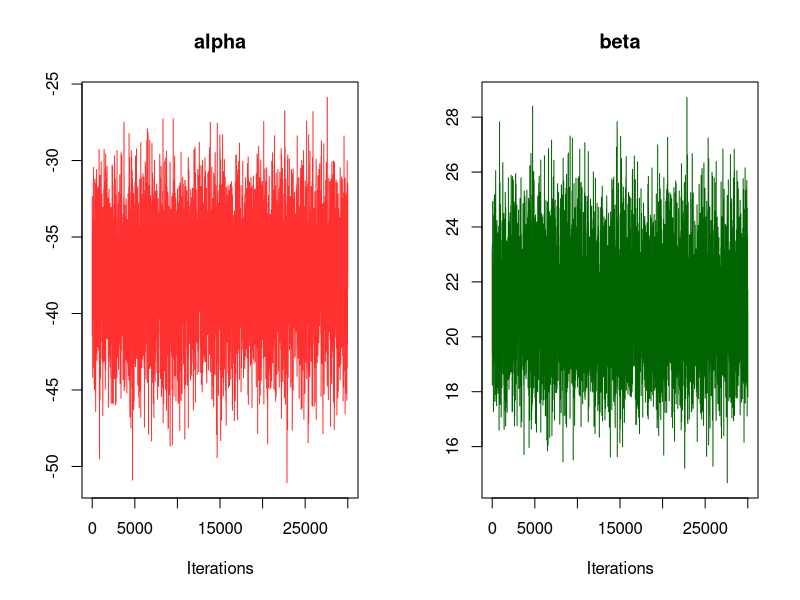
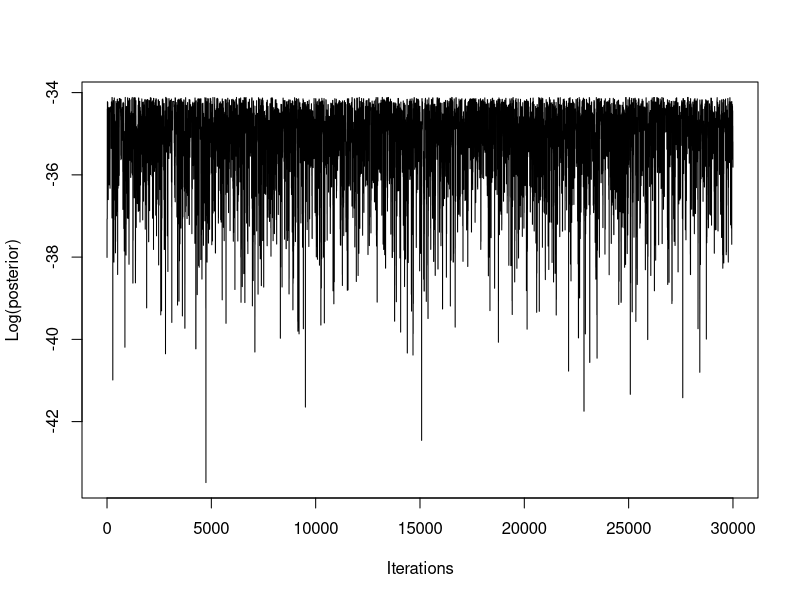
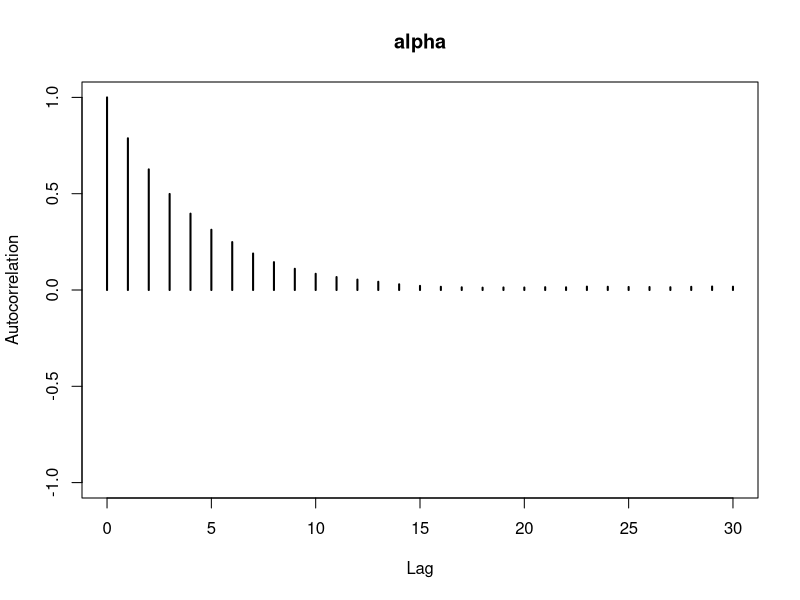
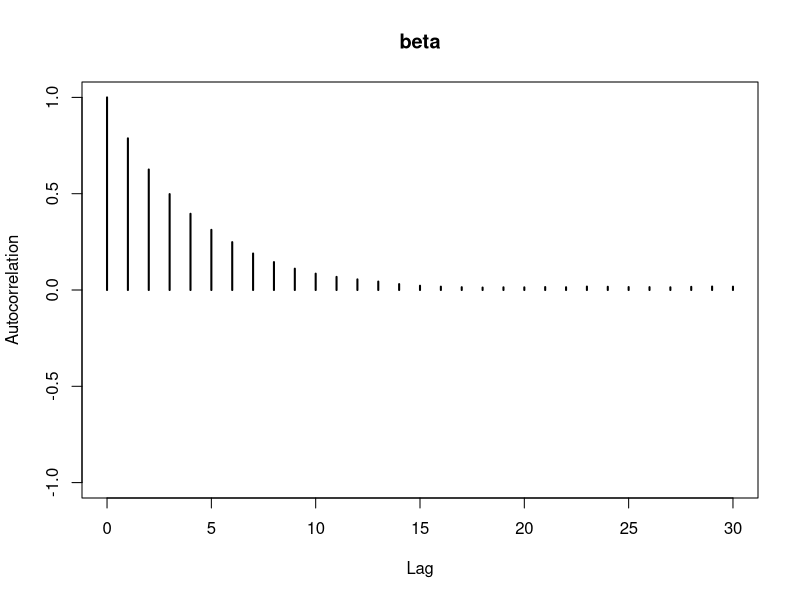
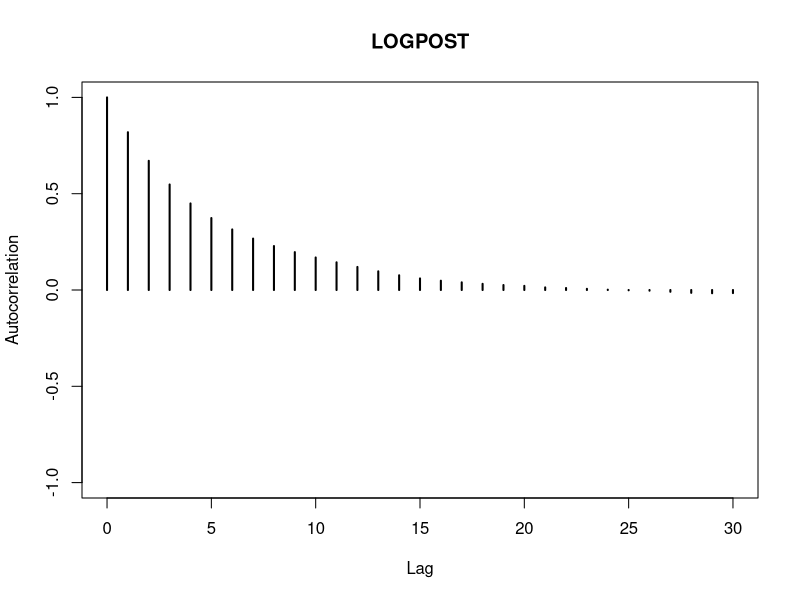
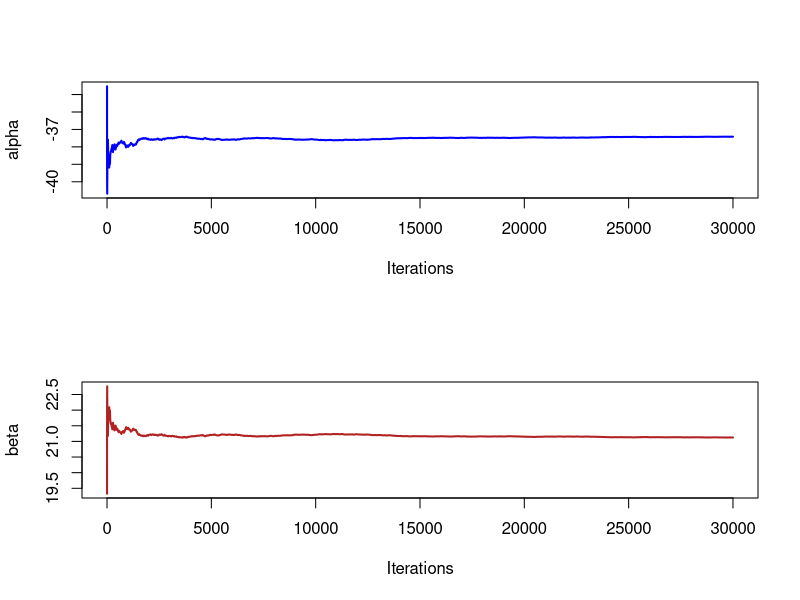
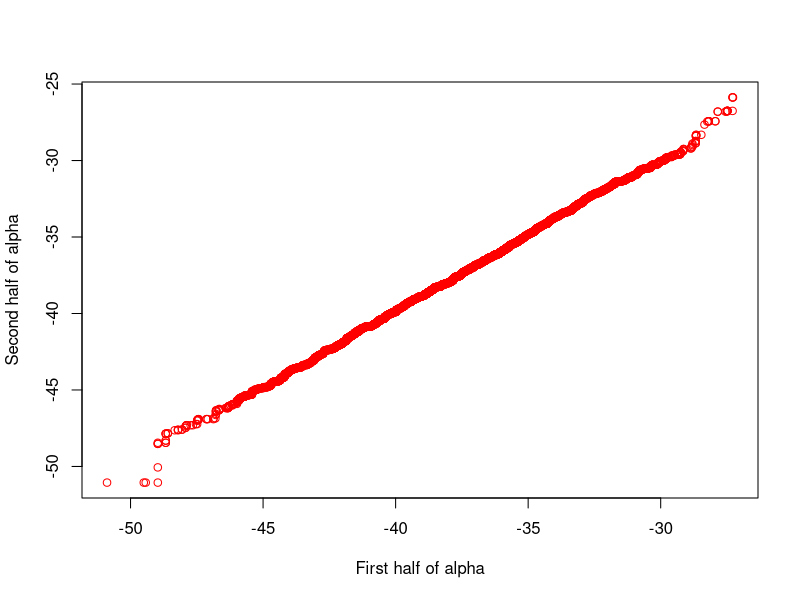
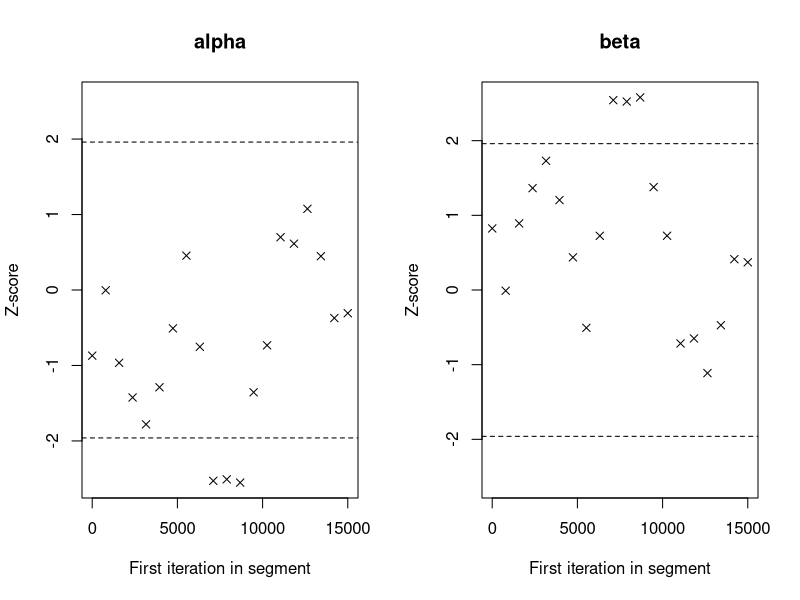

Write the R code that produced these figures, in order.
#------------------------------------------------------------------------------#
#         Oswaldo Gressani, Metropolis example.                                #  
#         Copyright, 2022. All rights reserved.                                #
#         Code inspired from Philippe Lambert, Université de Liège.            #
#------------------------------------------------------------------------------#

# Package to sample from multivariate normal
library("mvtnorm")
library("coda")

Metropolis <- function(M = 31000, burn = 1000, seed = 123,
                       alpha_start=-36.95, beta_start = 20.87){

# Seed
set.seed(seed)
    
# Encode data
w_i <- c(1.583, 1.712, 1.774, 1.843, 1.875, 1.892,1.902, 1.930)
y_i <- c(7, 12, 18, 50, 59, 60, 61, 64)
n_i <- c(58, 61, 63, 55, 61, 68, 63, 64)

# Wise starting values (frequentist approach)
freqfit <- glm(cbind(y_i, n_i-y_i)~w_i, family = "binomial")
Sigma_hat <- vcov(freqfit)
alpha_hat <- alpha_start
beta_hat <- beta_start


# Joint log posterior distribution
lpost <- function(theta) {
  eta <- theta[1] + theta[2] * w_i
  pi <- exp(eta) / (1 + exp(eta))
  return(sum(dbinom(y_i, n_i, pi, log = TRUE)))
}

# Starting value for alpha and beta
M <- 31000
burnin <- burn
theta <- array(dim = c(2, M))
theta[, 1] <- c(alpha_hat, beta_hat)
n_accept <- 0
sd_prop <- 2.4

# Metropolis loop
for (i in 2:M){
  theta_prop <- theta[, i - 1] + rmvnorm(n = 1, mean = c(0, 0), 
                                         sigma = sd_prop ^ 2 * Sigma_hat)
  prob <- min(1, exp(lpost(theta_prop) - lpost(theta[, i - 1])))
  accept <- (runif(1) <= prob)
  if (accept){
    theta[,i] <- theta_prop
    n_accept <- n_accept + 1
  } else {
    theta[,i] <- theta[,i-1]
  }
}

# Exclude burnin
theta <- theta[,-c(1:burnin)]
accept_rate <- round(n_accept/(M-1),digits=2) * 100
rownames(theta) <- c("alpha", "beta")

outlist <- list(theta = theta,
                M=M,
                burnin = burnin,
                accept_rate = accept_rate,
                lpost = lpost
                )

return(outlist)

}

#-- Function to compute a running mean
runmean <- function(x){
  nlen <- length(x)
  mean_iteration <- c()
  mean_iteration[1] <- x[1]
  for(j in 2:nlen){
    mean_iteration[j] <- mean(x[1:j])
  }
  return(mean_iteration)
}

#------------------------- Assessing convergence -------------------------------
MCMCrun <- Metropolis()
lpost <- MCMCrun$lpost
theta <- MCMCrun$theta
M <- MCMCrun$M
burnin <- MCMCrun$burnin

#--- Basic summary 
summary(as.mcmc(theta[1,]))

#--- Trace plots of alpha and beta
par(mfrow = c(1,2))
coda::traceplot(as.mcmc(theta[1,]), main = "alpha", col = "firebrick1")
coda::traceplot(as.mcmc(theta[2,]), main = "beta", col = "darkgreen")

#--- Trace plot of the logposterior (lpost)
lpost_chain <- as.mcmc(apply(t(theta), MARGIN = 1, FUN = lpost))
par(mfrow = c(1,1))
coda::traceplot(lpost_chain, ylab="Log(posterior)")

#--- Autocorrelation plots
coda::autocorr.plot(as.mcmc(theta[1,]), lag.max = 30, main = "alpha", lwd = 2)
coda::autocorr(as.mcmc(theta[1,]), lags = c(2,10)) # Specific lags
coda::autocorr.plot(as.mcmc(theta[2,]), lag.max = 30, main = "beta", lwd = 2)
coda::autocorr.plot(lpost_chain, lag.max = 30, main = "LOGPOST", lwd = 2)

#--- Ergodic mean plots
ergtheta1 <- runmean(theta[1,])
ergtheta2 <- runmean(theta[2,])
par(mfrow = c(2,1))
plot(seq_len(M-burnin), ergtheta1, type = "l", xlab = "Iterations", 
     ylab = "alpha", col = "blue", lwd = 2)
plot(seq_len(M-burnin), ergtheta2, type = "l", xlab = "Iterations", 
     ylab = "beta", col = "firebrick", lwd = 2)

#--- QQ-plots (first half and second half of alpha)
par(mfrow = c(1,1))
alpha_1st <- theta[1,(1: (M-burnin)/2)]
alpha_2nd <- theta[1,(((M-burnin)/2 + 1):(M-burnin))]
qqplot(alpha_1st, alpha_2nd, xlab = "First half of alpha",
       ylab = "Second half of alpha", col = "red")

#--- Geweke diagnostic
coda::geweke.diag(as.mcmc(theta[1,]))
coda::geweke.diag(as.mcmc(theta[2,]))
head(as.mcmc(t(theta)))
coda::geweke.plot(as.mcmc(t(theta)))

#--- Brooks-Gelman-Rubin (BGR) diagnostic

#-- Generate 3 chains for each variable
MCMCrun1 <- Metropolis(seed=123,  alpha_start=-36.95, beta_start = 20.87)
MCMCrun2 <- Metropolis(seed=1990, alpha_start=-45, beta_start = 15)
MCMCrun3 <- Metropolis(seed=2020, alpha_start=-25, beta_start = 12)

MCMCrun1$accept_rate
MCMCrun2$accept_rate
MCMCrun3$accept_rate

theta1 <- MCMCrun1$theta
theta2 <- MCMCrun2$theta
theta3 <- MCMCrun3$theta

#--- Visualize trace plots for alpha and beta
par(mfrow = c(1,2))
#-- alpha
plot(seq_len(M-burnin), theta1[1,], type = "l", col = "firebrick1",
     xlab = "Iterations", ylab = "", main = "alpha")
lines(seq_len(M-burnin), theta2[1,], type = "l", col = "green")
lines(seq_len(M-burnin), theta3[1,], type = "l", col = "darkorange1")
#-- beta
plot(seq_len(M-burnin), theta1[2,], type = "l", col = "black",
     xlab = "Iterations", ylab = "", main = "beta")
lines(seq_len(M-burnin), theta2[2,], type = "l", col = "dodgerblue2")
lines(seq_len(M-burnin), theta3[2,], type = "l", col = "gold1")

#--- BGR diagnostic
alpha.obj <- mcmc.list(chain1 = mcmc(theta1[1,]), chain2 = mcmc(theta2[1,]),
                       chain3 = mcmc(theta3[1,]))
beta.obj <- mcmc.list(chain1 = mcmc(theta1[2,]), chain2 = mcmc(theta2[2,]),
                       chain3 = mcmc(theta3[2,]))
coda::gelman.plot(alpha.obj, main = "alpha")
coda::gelman.plot(beta.obj, main = "beta")



















